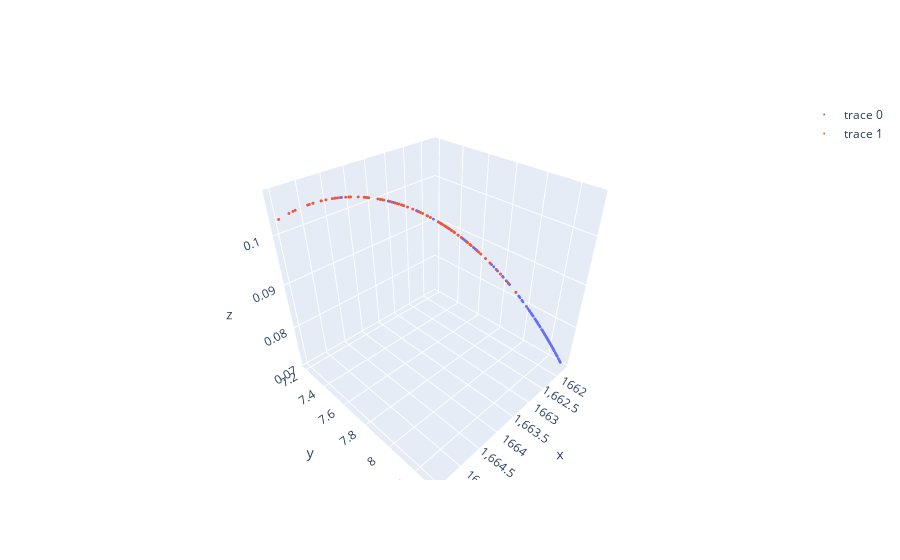

Source (notebook cell):
### Markdown cell above
Change direction

### Code cell
reference_point = [1665,7.4,0.1]
pref_int_nums_plus, plot_int_nums_plus = int_nums_plus.requests()
pref_int_nums_plus[2].response = pd.DataFrame([reference_point], columns=pref_int_nums_plus[2].content['dimensions_data'].columns)
pref_int_nums_plus, plot_int_nums_plus  = int_nums_plus.iterate(pref_int_nums_plus[2])
print(int_nums_plus._current_display_solutions)
print(int_nums_plus._reference_point_list)

fig = plot_complete(int_nums_plus.population.objectives,front)
fig
